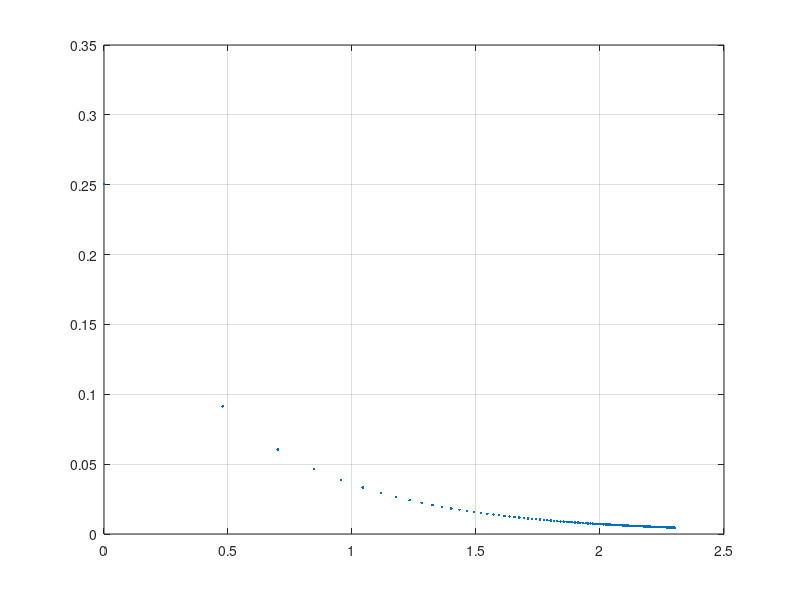

MATLAB code for this plot:
clc
clear

Q = 4e10; 
v = 0.7; 
l = 0.01; 
d = 0.5e-3; 
cp = 1.456e4; 
T_i = 300; 
p_i = 1e7; 
ep = 0.3; 
gm = 1.409 ;
mu_i = 0.87e-5; 
R = 4157; 

x = 1; 

Re = linspace (1,200,100) ; 

for i = 1:numel(Re)
q(i) = d.*Q.*l./(cp.*T_i.*mu_i.*Re(i)); 
%q(i) = 15; 
M = (gm-1)./gm .*Q.*l./(p_i.*q(i).*sqrt(gm.*R.*T_i)) ; 

b1 = 150.*(1-ep).^2./ep.^3 .*l/d .* gm.*M.^2./Re(i); 
b2 = 1.75.*(1-ep)./ep.^3 .*l/d .* gm.*M.^2;

T = 1+q(i).*x; 
p02(i) = 1- 2*b1./((v+2).*q(i)).*(T.^(v+2)-1) -b2./q(i).*(T.^2-1);

p0(i) = sqrt(p02(i)) ; 

tr (i) = (2*b1./((v+2).*q(i)).*(T.^(v+2)-1))./(2.*p02(i)); 
end

dydx = gradient(log10(p0(:))) ./ gradient(log10(Re(:)));

figure(1)
hold on;box on; grid on;
%plot(log10(Re),dydx)
plot(log10(Re),tr,'.')

% figure(3)
% hold on;box on; grid on;
% plot(log10(Re),q)

